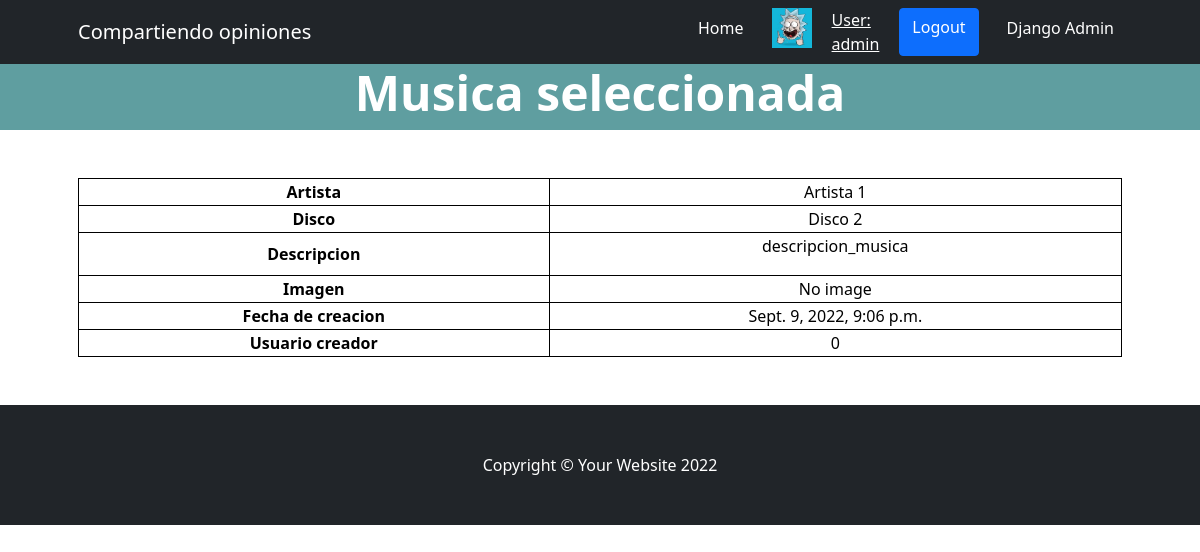
The page /TPFinal/Musica/Ver/1 (signed in) on the database its author committed.
### UserCoder/models.py (models this page shows)
class Avatar(models.Model):
    user = models.OneToOneField(User, on_delete=models.CASCADE) # Delete profile when user is deleted
    avatar = models.ImageField(upload_to='avatares', null=True, blank=True)

### AppTPFinal/models.py (models this page shows, shortened)
class Musica(models.Model):
    id_musica = models.AutoField(primary_key=True)
    nombre_artista_musica = models.CharField(max_length=50)
    nombre_disco_musica = models.CharField(max_length=50)
    descripcion_musica = RichTextField(blank=True, null=True)
    username_musica = models.CharField(max_length=50)
    fecha_creacion_musica = models.DateTimeField(auto_now_add=True)

### AppTPFinal/views.py (the view)
# urls.py: path('Musica/Ver/<int:id_musica>', musica_ver, name='TPFinalMusicaVer'),
def musica_ver(request, id_musica):
    mus = Musica.objects.get(id_musica=id_musica)
    musica_form = Musica_Form(initial={
        'nombre_artista_musica': mus.nombre_artista_musica,
        'nombre_disco_musica': mus.nombre_disco_musica,
        'descripcion_musica': mus.descripcion_musica,
    }
    )
    contexto = {
        'formulariomusica': musica_form,
        'musica': mus,
    }
    return render(request, 'AppCoder/musica/musicaver.html', contexto)

### templates/AppCoder/musica/musicaver.html (shortened to what this page needs)
{% extends "index.html" %}
{% block bodytitleoptions %}
{% if user.is_authenticated %}
<a class="btn btn-primary" href="{% url 'UserCoderLogOut' %}"> Logout </a>
{% endif %}
{% endblock %}
{% block bodyheader %}
<h1 class="display-5 fw-bolder text-white mb-2">Musica seleccionada</h1>
{% endblock %}
{% block bodyoptions %}
<section>
    <div class="datos-musica">
        <div class="container px-5 my-5">
            <div class="row gx-5">
                <form class="bodyoptionstittle" action="" method="post" enctype="multipart/form-data" novalidate>
                    <table style="width:100%">
                        <tr>
                            <th class="thdata">Artista</th>
                            <td class="tddata">{{musica.nombre_artista_musica}}</td>
                        </tr>
                        <tr>
                            <th class="thdata">Disco</th>
                            <td class="tddata">{{musica.nombre_disco_musica}}</td>
                        </tr>
                        <tr>
                            <th class="thdata">Descripcion</th>
                            <td class="tddata">{{musica.descripcion_musica|safe}}</td>
                        </tr>
                        <tr>
                            <th class="thdata">Imagen</th>
                            {% if musica.imagenmusica.imgmus.url != "" %}
                            <td class="tddata"><img src="{{ musica.imagenmusica.imgmus.url }}" alt="" width="40px"
                                                    height="40px"></td>
                            {% else %}
                            <td class="tddata">No image</td>
                            {% endif %}
                        </tr>
                        <tr>
                            <th class="thdata">Fecha de creacion</th>
                            <td class="tddata">{{musica.fecha_creacion_musica}}</td>
                        </tr>
                        <tr>
                            <th class="thdata">Usuario creador</th>
                            <td class="tddata">{{musica.username_musica}}</td>
                        </tr>
                    </table>
                </form>
            </div>
        </div>
    </div>
</section>
{% endblock %}

### templates/index.html (shortened to what this page needs)
<!DOCTYPE html>
<html lang="en">
<head>
    {% load static %}
    <link href="https://cdn.jsdelivr.net/npm/bootstrap-icons@1.4.1/font/bootstrap-icons.css" rel="stylesheet"/>
    <link href="{% static 'AppCode/css/styles.css' %}" rel="stylesheet"/>
</head>
<body>
<nav class="navbar navbar-expand-lg navbar-dark bg-dark">
    <div class="container px-5">
        <a class="navbar-brand">Compartiendo opiniones</a>
        <div class="collapse navbar-collapse" id="navbarSupportedContent">
            <ul class="navbar-nav ms-auto mb-2 mb-lg-0">
                <li class="nav-item"><a class="nav-link active" aria-current="page" href="/TPFinal">Home</a>
                </li>
                <div class="space">
                </div>
                {% if request.user.is_authenticated %}
                    {% if request.user.avatar.avatar.url != "" %}
                    <img src="{{ request.user.avatar.avatar.url }}" alt="" width="40px" height="40px">
                    {% else %}
                    <td class="tddata"></td>
                    {% endif %}
                <div class="space">
                </div>
                <a style="color:white;" href="{% url 'TPFinalUsuariosModificar' user.username %}"> User: <br>{{ user.get_username }}</a>
                <div class="space">
                </div>
                {% endif %}
                {% block bodytitleoptions %}
                {% endblock %}
                <div class="space">
                </div>
                <li class="nav-item"><a class="nav-link active" aria-current="page" href="/admin">Django Admin</a>
                </li>
            </ul>
        </div>
    </div>
</nav>
<header class="bodyheader">
    <div class="container px-5">
        <div class="row gx-5 justify-content-center">
            <div class="col-lg-8">
                {% block bodyheader %}
                {% endblock %}
            </div>
        </div>
    </div>
</header>
{% block bodyoptions %}
{% endblock %}
<footer class="py-5 bg-dark">
    <div class="container px-5"><p class="m-0 text-center text-white">Copyright &copy; Your Website 2022</p></div>
</footer>
</body>
</html>

### templates/styles/styles.html (style rules this page uses)
.bodyheader { background-color:cadetblue; text-align: center; }
.space { width: 20px; height: auto; display: inline-block; }
.bodyoptionstittle { margin: auto; width: 420px; text-align: left; color:black; }
.thdata { border: 1px solid black; border-collapse: collapse; text-align:center; }
.tddata { border: 1px solid black; border-collapse: collapse; text-align:center; }

### rows shown on the page
Musica: nombre_artista_musica "Artista 1", nombre_disco_musica "Disco 2", descripcion_musica "descripcion_musica", fecha_creacion_musica "Sept. 9, 2022, 9:06 p.m.", username_musica "0"

### other values the page prints
{{ user.get_username }} "admin"
